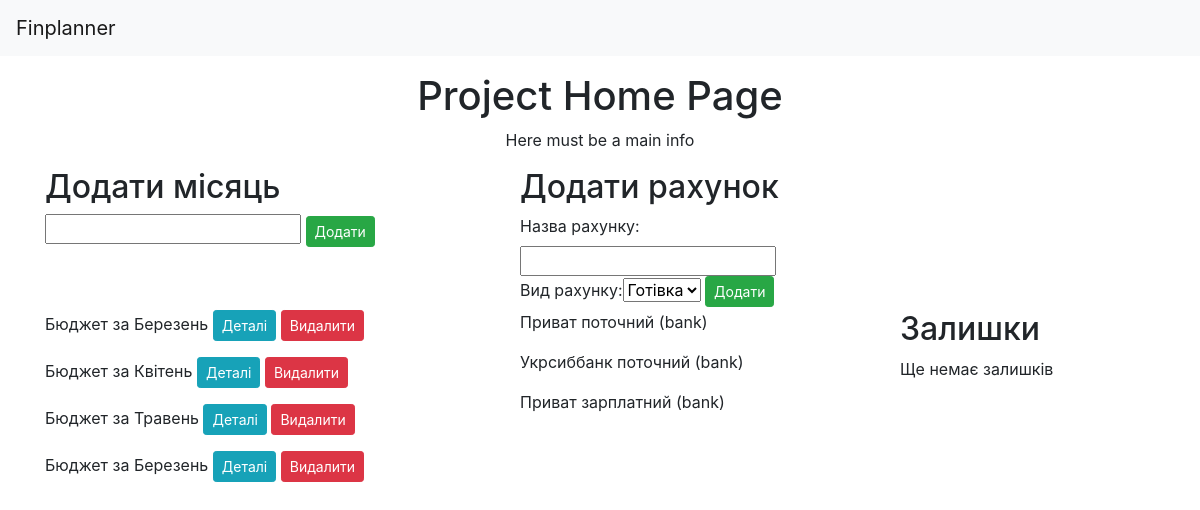
The app's page /, older data.
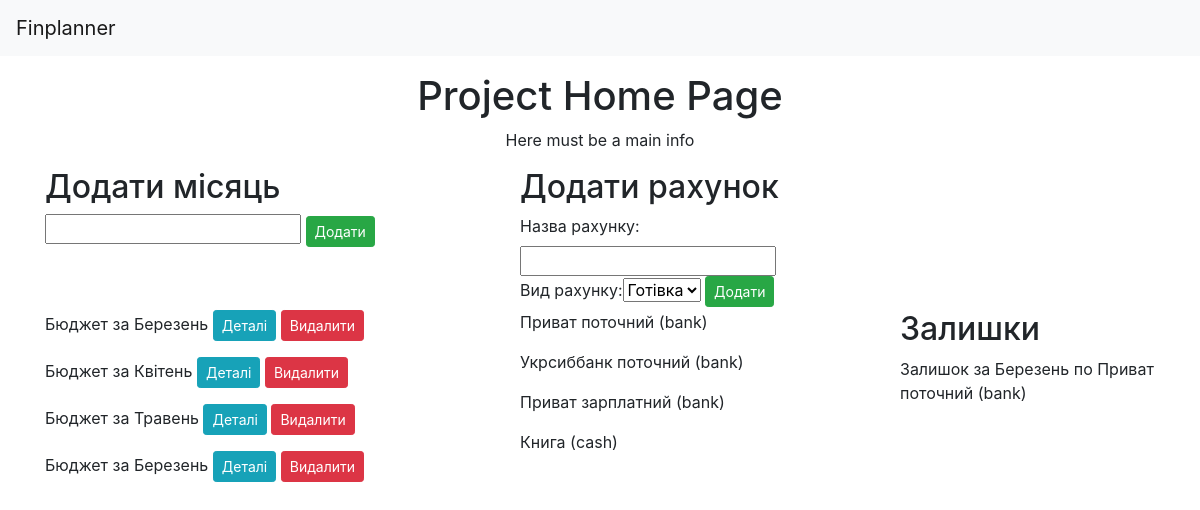
The same page, newer data.
### finance/models/month.py (models this page shows)
class Month(models.Model):
    class Meta:
        verbose_name = "month"
        verbose_name_plural = "months"
    name = models.CharField(
        max_length=50,
        blank=False,
        null=False,
        verbose_name="Month Name"
    )
    balance = models.IntegerField(
        blank=False,
        null=False,
        default=0,
        verbose_name="Money Amount"
    )
    expenses_plan = models.IntegerField(
        blank=False,
        null=False,
        default=0,
        verbose_name="Amount of Planned Expenses"
    )
    expenses_done = models.IntegerField(
        blank=False,
        null=False,
        default=0,
        verbose_name="Amount of Done Expenses"
    )
    approved = models.NullBooleanField(
        blank=True,
        null=True,
        verbose_name="State of Affirmation")
    def __unicode__(self):
        if (self.approved):
            month = u"%s (Затверджений)" % self.name
        else:
            month = self.name
        return u"Бюджет за %s" % (month)

### finance/models/account.py (models this page shows)
class Account(models.Model):
    TYPE_OF_ACCOUNT = (
        ('cash', u"Готівка"),
        ('bank', u"Банк"),
    )
    class Meta:
        verbose_name = "Bank Account",
        verbose_name_plural = "Bank Accounts"
    name = models.CharField(
        max_length=100,
        blank=False,
        null=False,
        verbose_name="Account Name"
    )
    money = models.IntegerField(
        blank=True,
        null=True,
        verbose_name="Amount of Money"
    )
    blocked = models.IntegerField(
        blank=True,
        null=True,
        verbose_name="Blocked Money"
    )
    kind = models.CharField(
        max_length=100,
        blank=False,
        null=False,
        choices=TYPE_OF_ACCOUNT,
        verbose_name="Type of Account"
    )
    def __unicode__(self):
        return u"%s (%s)" % (self.name, self.kind)

### finance/models/score.py (models this page shows)
class ScorePrototype(models.Model):
    class Meta:
        abstract=True
    month = models.ForeignKey(
        'Month',
        on_delete=models.CASCADE,
        blank=False,
        null=False,
        verbose_name="Month"
    )
    amount = models.IntegerField(
        blank=False,
        null=False,
        verbose_name="Money Amount"
    )

class Score(ScorePrototype):
    class Meta:
        verbose_name = "Belance"
        verbose_name_plural = "Belances"
    account = models.ForeignKey(
        'Account',
        on_delete=models.CASCADE,
        blank=False,
        null=False,
        verbose_name="Bank Account"
    )
    def __unicode__(self):
        return u"Залишок за %s по %s" % (self.month.name, self.account)

### finance/views/months.py (the view)
# urls.py: 2. Add a URL to urlpatterns:  url(r'^$', views.home, name='home')
def home(request):
    content = {}
    content['months'] = Month.objects.all()
    content['accounts'] = Account.objects.all()
    content['scores'] = Score.objects.all()
    form = AddMonth()
    form_account = AddAccount()
    return render(request, 'finance/home.html',
        {'content': content, 'form': form, 'form_account': form_account})

### finance/views/months.py
class AddMonth(forms.Form):
    name = forms.CharField(label="", max_length=50)

class AddAccount(forms.Form):
    name = forms.CharField(label=u"Назва рахунку", max_length=50)
    kind = forms.ChoiceField(label=u"Вид рахунку", choices=TYPE_OF_ACCOUNT)

### finance/templates/finance/home.html (shortened to what this page needs)
{% extends "finance/base.html" %}
{% block header %}
<div class="row">
    <div class="col-12 text-center ">
        <h1>Project Home Page</h1>
        <p>Here must be a main info</p>
    </div>
</div>
{% endblock %}
{% block content %}
<div class="row">
    <div class="col-5">
        <h2>Додати місяць</h2>
        <form action="/month/add/" method="POST">
            {{ form }}
            <input class="btn btn-success btn-sm" type="submit" value="Додати">
        </form>
    </div>
    <div class="col-4">
        <h2>Додати рахунок</h2>
        <form action="/account/add/" method="POST">
            {{ form_account }}
            <input class="btn btn-success btn-sm" type="submit" value="Додати">
        </form>
    </div>
</div>
<div class="row">
    <div class="col-5">
        {% if content.months %}
            {% for month in content.months %}
                <p>{{ month }} <a class="btn btn-info btn-sm" href="/month/{{ month.id }}/">Деталі</a> <a class="btn btn-danger btn-sm" href="/month/{{ month.id }}/delete">Видалити</a></p>
            {% endfor %}
        {% else %}
            <p>Ще немає місяців у базі</p>
        {% endif %}
    </div>
    <div class="col-4">
        {% if content.accounts %}
            {% for account in content.accounts %}
                <p>{{ account }}</p>
            {% endfor %}
        {% else %}
            <p>Ще немає рахунків у базі</p>
        {% endif %}
    </div>
    <div class="col-3">
        <h2>Залишки</h2>
        {% if content.scores %}
            {% for score in content.scores %}
                <p>{{ score }}</p>
            {% endfor %}
        {% else %}
            <p>Ще немає залишків</p>
        {% endif %}
    </div>
</div>
{% endblock %}

Row changes from the older to the newer data that the page shows:
added Account: name+kind "Книга (cash)"
added Score: month+account "Залишок за Березень по Приват поточний (bank)"
Text that changed along with them:
text no longer shown: "Ще немає залишків"
